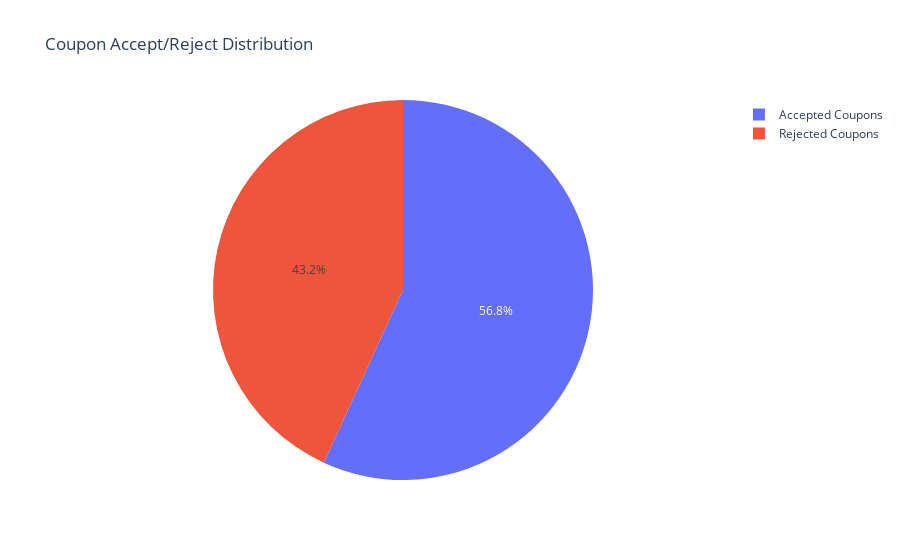

Notebook code cell kept with this figure:
### Markdown cell above
#### <span style='color:red'>Answer: 56.8% of the observations chose to accept the coupon</span>

### Code cell
# Group the data by the Y column which indicates if the coupon was accepted or rejected,get the size of each of the Y options and reset the index
data_proportion_accept= (data.groupby('Y').size().reset_index())
# Create a Proportion column which will contain the proportion of each of the Y options
data_proportion_accept["Proportion"] = data_proportion_accept.iloc[:, 1] /len(data)
data_proportion_accept["Y"] = data_proportion_accept["Y"].astype(str)
#Draw a pie chart
fig = px.pie(data_proportion_accept, values='Proportion',names='Y', title='Coupon Accept/Reject Distribution')
fig.update_traces(labels=['Rejected Coupons', 'Accepted Coupons'])
fig.show()

### Figure 1 — Plotly figure (JSON) as saved in the notebook; plotly's stock layout.template omitted (floating-point values rounded to 4 significant figures)
{"data": [{"domain": {"x": [0, 1], "y": [0, 1]}, "hovertemplate": "Y=%{label}<br>Proportion=%{value}<extra></extra>", "labels": ["Rejected Coupons", "Accepted Coupons"], "legendgroup": "", "name": "", "showlegend": true, "type": "pie", "values": [0.4316, 0.5684]}], "layout": {"legend": {"tracegroupgap": 0}, "title": {"text": "Coupon Accept/Reject Distribution"}}}
